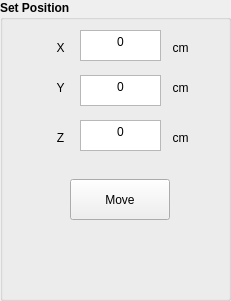
      <widget class="QGroupBox" name="groupBox_2">
       <property name="geometry">
        <rect>
         <x>670</x>
         <y>260</y>
         <width>231</width>
         <height>301</height>
        </rect>
       </property>
       <property name="font">
        <font>
         <pointsize>9</pointsize>
         <weight>75</weight>
         <bold>true</bold>
        </font>
       </property>
       <property name="title">
        <string>Set Position</string>
       </property>
       <widget class="QLabel" name="label_17">
        <property name="geometry">
         <rect>
          <x>40</x>
          <y>80</y>
          <width>41</width>
          <height>16</height>
         </rect>
        </property>
        <property name="font">
         <font>
          <pointsize>9</pointsize>
          <weight>50</weight>
          <bold>false</bold>
         </font>
        </property>
        <property name="text">
         <string>Y</string>
        </property>
        <property name="alignment">
         <set>Qt::AlignCenter</set>
        </property>
       </widget>
       <widget class="QTextEdit" name="Te_SY">
        <property name="geometry">
         <rect>
          <x>80</x>
          <y>75</y>
          <width>81</width>
          <height>31</height>
         </rect>
        </property>
        <property name="font">
         <font>
          <pointsize>9</pointsize>
          <weight>50</weight>
          <bold>false</bold>
         </font>
        </property>
        <property name="html">
         <string>&lt;!DOCTYPE HTML PUBLIC &quot;-//W3C//DTD HTML 4.0//EN&quot; &quot;http://www.w3.org/TR/REC-html40/strict.dtd&quot;&gt;
&lt;html&gt;&lt;head&gt;&lt;meta name=&quot;qrichtext&quot; content=&quot;1&quot; /&gt;&lt;style type=&quot;text/css&quot;&gt;
p, li { white-space: pre-wrap; }
&lt;/style&gt;&lt;/head&gt;&lt;body style=&quot; font-family:'MS Shell Dlg 2'; font-size:9pt; font-weight:400; font-style:normal;&quot;&gt;
&lt;p align=&quot;center&quot; style=&quot; margin-top:0px; margin-bottom:0px; margin-left:0px; margin-right:0px; -qt-block-indent:0; text-indent:0px;&quot;&gt;0&lt;/p&gt;&lt;/body&gt;&lt;/html&gt;</string>
        </property>
       </widget>
       <widget class="QTextEdit" name="Te_SX">
        <property name="geometry">
         <rect>
          <x>80</x>
          <y>30</y>
          <width>81</width>
          <height>31</height>
         </rect>
        </property>
        <property name="font">
         <font>
          <pointsize>9</pointsize>
          <weight>50</weight>
          <bold>false</bold>
         </font>
        </property>
        <property name="html">
         <string>&lt;!DOCTYPE HTML PUBLIC &quot;-//W3C//DTD HTML 4.0//EN&quot; &quot;http://www.w3.org/TR/REC-html40/strict.dtd&quot;&gt;
&lt;html&gt;&lt;head&gt;&lt;meta name=&quot;qrichtext&quot; content=&quot;1&quot; /&gt;&lt;style type=&quot;text/css&quot;&gt;
p, li { white-space: pre-wrap; }
&lt;/style&gt;&lt;/head&gt;&lt;body style=&quot; font-family:'MS Shell Dlg 2'; font-size:9pt; font-weight:400; font-style:normal;&quot;&gt;
&lt;p align=&quot;center&quot; style=&quot; margin-top:0px; margin-bottom:0px; margin-left:0px; margin-right:0px; -qt-block-indent:0; text-indent:0px;&quot;&gt;0&lt;/p&gt;&lt;/body&gt;&lt;/html&gt;</string>
        </property>
       </widget>
       <widget class="QLabel" name="label_27">
        <property name="geometry">
         <rect>
          <x>160</x>
          <y>80</y>
          <width>41</width>
          <height>16</height>
         </rect>
        </property>
        <property name="font">
         <font>
          <pointsize>9</pointsize>
          <weight>50</weight>
          <bold>false</bold>
         </font>
        </property>
        <property name="text">
         <string>cm</string>
        </property>
        <property name="alignment">
         <set>Qt::AlignCenter</set>
        </property>
       </widget>
       <widget class="QLabel" name="label_18">
        <property name="geometry">
         <rect>
          <x>40</x>
          <y>40</y>
          <width>41</width>
          <height>16</height>
         </rect>
        </property>
        <property name="font">
         <font>
          <pointsize>9</pointsize>
          <weight>50</weight>
          <bold>false</bold>
         </font>
        </property>
        <property name="text">
         <string>X</string>
        </property>
        <property name="alignment">
         <set>Qt::AlignCenter</set>
        </property>
       </widget>
       <widget class="QTextEdit" name="Te_SZ">
        <property name="geometry">
         <rect>
          <x>80</x>
          <y>120</y>
          <width>81</width>
          <height>31</height>
         </rect>
        </property>
        <property name="font">
         <font>
          <pointsize>9</pointsize>
          <weight>50</weight>
          <bold>false</bold>
         </font>
        </property>
        <property name="html">
         <string>&lt;!DOCTYPE HTML PUBLIC &quot;-//W3C//DTD HTML 4.0//EN&quot; &quot;http://www.w3.org/TR/REC-html40/strict.dtd&quot;&gt;
&lt;html&gt;&lt;head&gt;&lt;meta name=&quot;qrichtext&quot; content=&quot;1&quot; /&gt;&lt;style type=&quot;text/css&quot;&gt;
p, li { white-space: pre-wrap; }
&lt;/style&gt;&lt;/head&gt;&lt;body style=&quot; font-family:'MS Shell Dlg 2'; font-size:9pt; font-weight:400; font-style:normal;&quot;&gt;
&lt;p align=&quot;center&quot; style=&quot; margin-top:0px; margin-bottom:0px; margin-left:0px; margin-right:0px; -qt-block-indent:0; text-indent:0px;&quot;&gt;0&lt;/p&gt;&lt;/body&gt;&lt;/html&gt;</string>
        </property>
       </widget>
       <widget class="QLabel" name="label_19">
        <property name="geometry">
         <rect>
          <x>160</x>
          <y>40</y>
          <width>41</width>
          <height>16</height>
         </rect>
        </property>
        <property name="font">
         <font>
          <pointsize>9</pointsize>
          <weight>50</weight>
          <bold>false</bold>
         </font>
        </property>
        <property name="text">
         <string>cm</string>
        </property>
        <property name="alignment">
         <set>Qt::AlignCenter</set>
        </property>
       </widget>
       <widget class="QLabel" name="label_20">
        <property name="geometry">
         <rect>
          <x>40</x>
          <y>130</y>
          <width>41</width>
          <height>16</height>
         </rect>
        </property>
        <property name="font">
         <font>
          <pointsize>9</pointsize>
          <weight>50</weight>
          <bold>false</bold>
         </font>
        </property>
        <property name="text">
         <string>Z</string>
        </property>
        <property name="alignment">
         <set>Qt::AlignCenter</set>
        </property>
       </widget>
       <widget class="QLabel" name="label_38">
        <property name="geometry">
         <rect>
          <x>160</x>
          <y>130</y>
          <width>41</width>
          <height>16</height>
         </rect>
        </property>
        <property name="font">
         <font>
          <pointsize>9</pointsize>
          <weight>50</weight>
          <bold>false</bold>
         </font>
        </property>
        <property name="text">
         <string>cm</string>
        </property>
        <property name="alignment">
         <set>Qt::AlignCenter</set>
        </property>
       </widget>
       <widget class="QPushButton" name="Btn_Move">
        <property name="geometry">
         <rect>
          <x>70</x>
          <y>179</y>
          <width>100</width>
          <height>41</height>
         </rect>
        </property>
        <property name="font">
         <font>
          <weight>50</weight>
          <bold>false</bold>
         </font>
        </property>
        <property name="text">
         <string>Move</string>
        </property>
        <property name="iconSize">
         <size>
          <width>20</width>
          <height>20</height>
         </size>
        </property>
       </widget>
      </widget>
